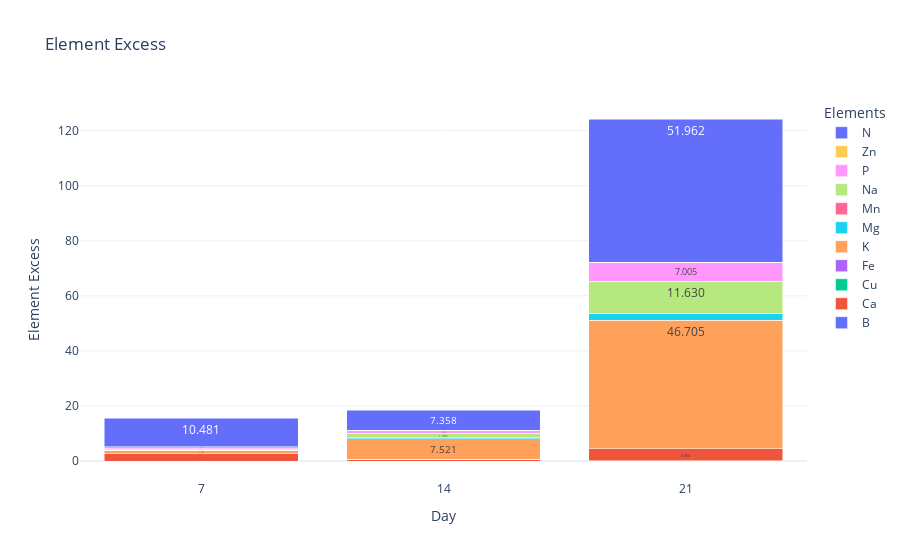

Notebook source saved alongside this figure:
### Markdown cell above
## Analysis

### Code cell
import pandas as pd

def create_left_over_df(optimization_results, maxes):
    data = {}
    for k, result in optimization_results.items():
        data[k] = result.left_over*maxes
    df = pd.DataFrame(data).T  # Transpose to have keys as row indexes
    return df

df_left_over = create_left_over_df(optimization_results, maxes=maxes)
fig = plot_element_stacked_interactive_streamlit(df_left_over)
fig.show()

### Figure 1 — Plotly figure (JSON) as saved in the notebook; plotly's stock layout.template omitted (floating-point values rounded to 4 significant figures)
{"data": [{"base": [0, 0, 0], "hoverinfo": "text+name", "name": "B", "offsetgroup": "0", "text": ["0.000", "0.002", "0.021"], "type": "bar", "x": ["7", "14", "21"], "y": [0.0001793, 0.001546, 0.02143]}, {"base": [0.0001793, 0.001546, 0.02143], "hoverinfo": "text+name", "name": "Ca", "offsetgroup": "0", "text": ["2.546", "0.562", "4.386"], "type": "bar", "x": ["7", "14", "21"], "y": [2.546, 0.5625, 4.386]}, {"base": [2.546, 0.564, 4.407], "hoverinfo": "text+name", "name": "Cu", "offsetgroup": "0", "text": ["0.000", "0.000", "0.000"], "type": "bar", "x": ["7", "14", "21"], "y": [7.992e-05, 2.621e-14, 4.939e-08]}, {"base": [2.546, 0.564, 4.407], "hoverinfo": "text+name", "name": "Fe", "offsetgroup": "0", "text": ["0.104", "0.001", "0.074"], "type": "bar", "x": ["7", "14", "21"], "y": [0.1043, 0.001037, 0.07408]}, {"base": [2.65, 0.5651, 4.481], "hoverinfo": "text+name", "name": "K", "offsetgroup": "0", "text": ["1.277", "7.521", "46.705"], "type": "bar", "x": ["7", "14", "21"], "y": [1.277, 7.521, 46.7]}, {"base": [3.928, 8.086, 51.19], "hoverinfo": "text+name", "name": "Mg", "offsetgroup": "0", "text": ["0.067", "0.329", "2.328"], "type": "bar", "x": ["7", "14", "21"], "y": [0.06657, 0.3291, 2.328]}, {"base": [3.994, 8.415, 53.51], "hoverinfo": "text+name", "name": "Mn", "offsetgroup": "0", "text": ["0.005", "0.009", "0.105"], "type": "bar", "x": ["7", "14", "21"], "y": [0.004548, 0.008589, 0.1049]}, {"base": [3.999, 8.424, 53.62], "hoverinfo": "text+name", "name": "Na", "offsetgroup": "0", "text": ["0.431", "1.582", "11.630"], "type": "bar", "x": ["7", "14", "21"], "y": [0.4305, 1.582, 11.63]}, {"base": [4.429, 10.01, 65.25], "hoverinfo": "text+name", "name": "P", "offsetgroup": "0", "text": ["0.673", "1.151", "7.005"], "type": "bar", "x": ["7", "14", "21"], "y": [0.673, 1.151, 7.005]}, {"base": [5.102, 11.16, 72.25], "hoverinfo": "text+name", "name": "Zn", "offsetgroup": "0", "text": ["0.000", "0.002", "0.021"], "type": "bar", "x": ["7", "14", "21"], "y": [9.935e-09, 0.001503, 0.02085]}, {"base": [5.102, 11.16, 72.27], "hoverinfo": "text+name", "name": "N", "offsetgroup": "0", "text": ["10.481", "7.358", "51.962"], "type": "bar", "x": ["7", "14", "21"], "y": [10.48, 7.358, 51.96]}], "layout": {"barmode": "stack", "hovermode": "x", "legend": {"title": {"text": "Elements"}}, "title": {"text": "Element Excess"}, "xaxis": {"title": {"text": "Day"}, "type": "category"}, "yaxis": {"title": {"text": "Element Excess"}}}}
